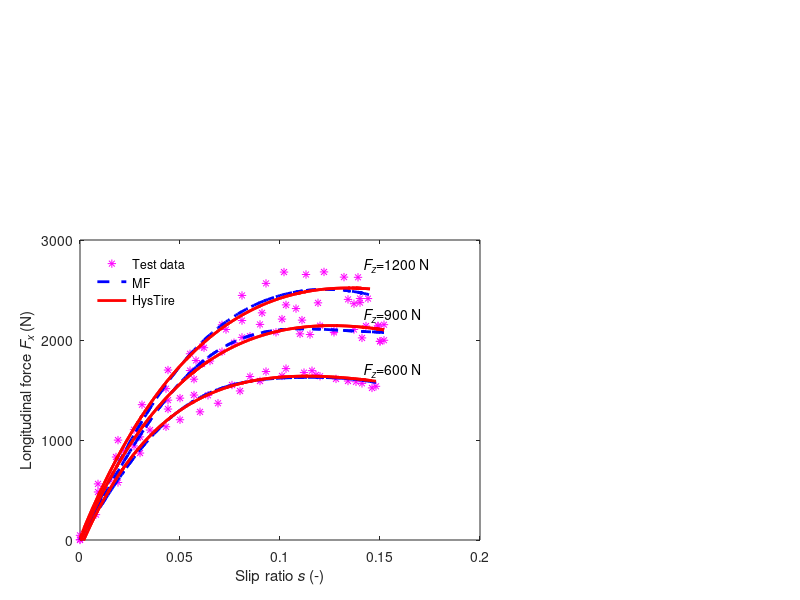

The MATLAB script that drew this image: (Note: this script raises an error after producing the figure.)
clear;
clc;
load('tireA_testdata.mat');  %试验数据 

s_test1=SR_1200; 
p= -7.031;          
q= 1.419;
r= 1.408;
w= 0.089;
Fx_exp_1200 =2000*(p*s_test1+q+r*(1-2*exp(-s_test1/w)));

B= -6.805;               
C= 1.684;
D= -1.79;
E= 2.433;
s_MF_1200=s_test1;
Fx_MF_1200 = 2000*D*sin(C*atan((B*s_MF_1200-E*(B*s_MF_1200 - atan(B*s_MF_1200)))));

s_test1=SR_900;
p= -6.542;          
q= 1.352;
r= 1.364;
w= 0.071;
Fx_exp_900 =1500*(p*s_test1+q+r*(1-2*exp(-s_test1/w)));

B= -2.191;               
C= 7.99;
D= -1.408;
E= 9.565;
s_MF900=SR_900;
Fx_MF_900 = 1500*D*sin(C*atan((B*s_MF900-E*(B*s_MF900 - atan(B*s_MF900)))));

s_test600=SR_600;
p= -5.173;          
q= 1.196;
r= 1.283;
w= 0.049;
Fx_exp_600 =1000*(p*s_test600+q+r*(1-2*exp(-s_test600/w)));

B= -4.41;               
C= -4.52;
D= 1.648;
E= 4.897;
s_MF600=SR_600;
Fx_MF_600 = 1000*D*sin(C*atan((B*s_MF600-E*(B*s_MF600 - atan(B*s_MF600)))));


axes('position',[0.1,0.1,0.5,0.5]); 
h1=plot(SR_1200(1:10:320),Fx_1200(1:10:320),'m*','LineWidth',0.5);
hold on;
plot(SR_900(1:10:352),Fx_900(1:10:352),'m*','LineWidth',0.5);
hold on;
plot(SR_600(1:10:301),Fx_600(1:10:301),'m*','LineWidth',0.5);

hold on;
h2=plot(SR_1200,Fx_MF_1200,'--b','LineWidth',2);
hold on;
plot(SR_900,Fx_MF_900,'--b','LineWidth',2);
hold on;
plot(SR_600,Fx_MF_600,'--b','LineWidth',2);

hold on;
h3=plot(SR_1200,Fx_exp_1200,'r','LineWidth',2);
hold on;
plot(SR_900,Fx_exp_900,'r','LineWidth',2);
hold on;
plot(SR_600,Fx_exp_600,'r','LineWidth',2);

legend([h1 h2 h3],'Test data','MF','HysTire','location','northwest','box','off');
xlabel('Slip ratio{\it s} (-)');
ylabel('Longitudinal force{\it F_x} (N)');
set(gca,'XTick',[0:0.05:0.2]);
set(gca,'YTick',[0:1000:3000]);

text(0.14,1700,'{\it F_z}=600 N');%文字说明
text(0.14,2250,'{\it F_z}=900 N');%文字说明
text(0.14,2750,'{\it F_z}=1200 N');%文字说明

axis([0 0.2 0 3000]);
exp_error_1200 = Fx_1200 - Fx_exp_1200;
exp_mse_1200 = mse(exp_error_1200);

MF_error_1200 = Fx_1200 - Fx_MF_1200;
MF_mse_1200 = mse(MF_error_1200);

exp_error_900 = Fx_900 - Fx_exp_900;
exp_mse_900 = mse(exp_error_900);
MF_error_900 = Fx_900 - Fx_MF_900;
MF_mse_900 = mse(MF_error_900);

exp_error_600 = Fx_600 - Fx_exp_600;
exp_mse_600 = mse(exp_error_600);
MF_error_600 = Fx_600 - Fx_MF_600;
MF_mse_600 = mse(MF_error_600);
